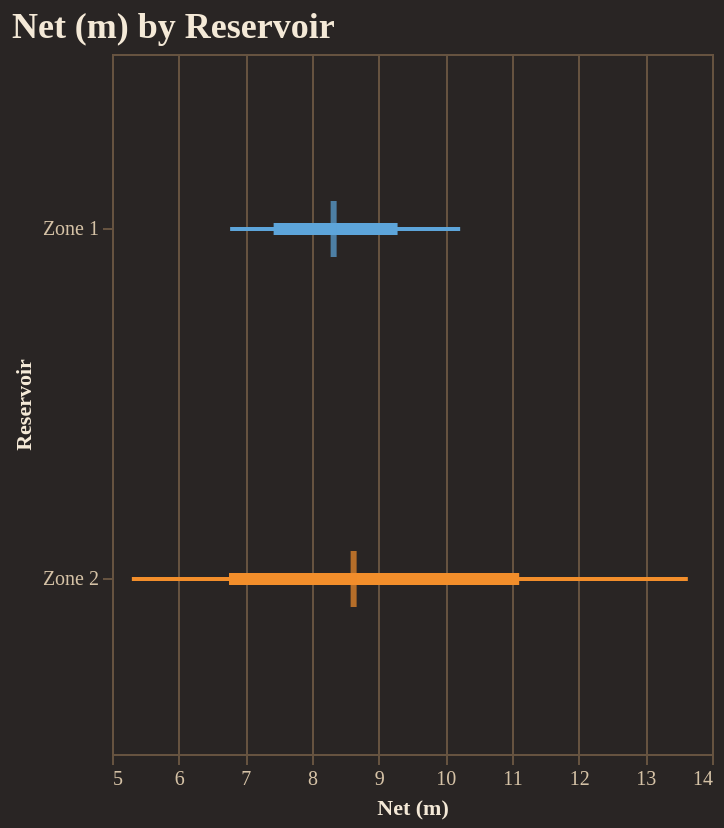

This figure's notebook cell:
### Code cell
fig = reporter.plotter.forest_plot(
    "Net (m)", 
    backend=PLOTTING_BACKEND
)
fig.show()

### Figure 1 — Vega-Lite specification as saved in the notebook (floating-point values rounded to 4 significant figures)
{"config": {"background": "#292524", "view": {"fill": "#292524", "stroke": "#665340"}, "title": {"color": "#f4e9d7", "font": "Merriweather", "fontSize": 18, "fontWeight": 600, "subtitleColor": "#d5c2a6", "anchor": "start"}, "axis": {"domainColor": "#665340", "gridColor": "#665340", "tickColor": "#665340", "labelColor": "#d5c2a6", "titleColor": "#f4e9d7", "labelFont": "Merriweather", "titleFont": "Merriweather"}, "legend": {"titleColor": "#f4e9d7", "labelColor": "#d5c2a6", "labelFont": "Merriweather", "titleFont": "Merriweather", "orient": "top-right", "symbolType": "circle"}, "header": {"labelColor": "#d5c2a6", "titleColor": "#f4e9d7", "labelFont": "Merriweather", "titleFont": "Merriweather"}, "mark": {"color": "#c78d3b"}, "line": {"color": "#c78d3b"}, "bar": {"color": "#c78d3b"}, "point": {"color": "#ddb06d"}, "area": {"color": "#c78d3b", "opacity": 0.35}, "text": {"color": "#f4e9d7", "font": "Merriweather"}, "range": {"category": ["#5DA5DA", "#F28E2B", "#59C36A", "#E15759", "#B07AA1", "#4ECDC4", "#FF9DA7", "#EDC948"]}}, "layer": [{"mark": {"type": "rule", "strokeWidth": 2}, "encoding": {"color": {"field": "group", "legend": null, "type": "nominal"}, "x": {"field": "p10", "scale": {"zero": false}, "title": "Net (m)", "type": "quantitative"}, "x2": {"field": "p90"}, "y": {"field": "group", "sort": ["Zone 1", "Zone 2"], "title": "Reservoir", "type": "nominal"}}}, {"mark": {"type": "rule", "strokeWidth": 6}, "encoding": {"color": {"field": "group", "legend": null, "type": "nominal"}, "x": {"field": "p25", "scale": {"zero": false}, "title": "Net (m)", "type": "quantitative"}, "x2": {"field": "p75"}, "y": {"field": "group", "sort": ["Zone 1", "Zone 2"], "title": "Reservoir", "type": "nominal"}}}, {"mark": {"type": "tick", "color": "black", "size": 28, "thickness": 3}, "encoding": {"color": {"field": "group", "legend": null, "type": "nominal"}, "tooltip": [{"field": "group", "title": "Group", "type": "nominal"}, {"field": "p10", "title": "P10", "type": "quantitative"}, {"field": "p25", "title": "P25", "type": "quantitative"}, {"field": "median", "title": "Median", "type": "quantitative"}, {"field": "p75", "title": "P75", "type": "quantitative"}, {"field": "p90", "title": "P90", "type": "quantitative"}], "x": {"field": "median", "scale": {"zero": false}, "title": "Net (m)", "type": "quantitative"}, "y": {"field": "group", "sort": ["Zone 1", "Zone 2"], "title": "Reservoir", "type": "nominal"}}}], "data": {"name": "data-f74edd52518b7e86249dd37bdb347510"}, "height": 350, "title": "Net (m) by Reservoir", "width": "container", "$schema": "https://vega.github.io/schema/vega-lite/v5.20.1.json", "datasets": {"data-f74edd52518b7e86249dd37bdb347510": [{"group": "Zone 1", "p10": 6.772, "p25": 7.424, "median": 8.324, "p75": 9.284, "p90": 10.22}, {"group": "Zone 2", "p10": 5.298, "p25": 6.755, "median": 8.624, "p75": 11.11, "p90": 13.64}]}}
